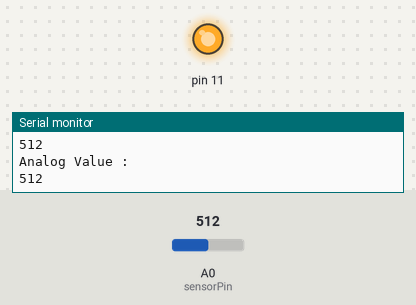
Bench run of a sketch on a simulated Arduino Uno, built with avr-gcc and run on an emulated ATmega328P. On the bench: output pins drawn as LEDs (lit = HIGH), the last lines printed to the serial monitor. The inputs (shaded band) are chosen by the test bench; at power-on: A0 (sensorPin) = 512.

Above: at 2.8 s.
2.9 s: A0 (sensorPin) set to 415
5.6 s: A0 (sensorPin) set to 391
At 7.4 s:
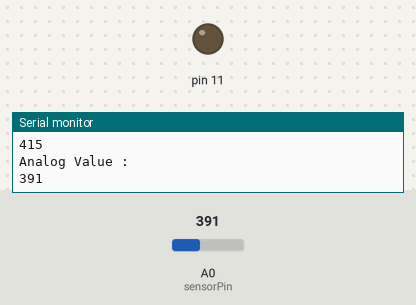
8.3 s: A0 (sensorPin) set to 410
At 10.5 s:
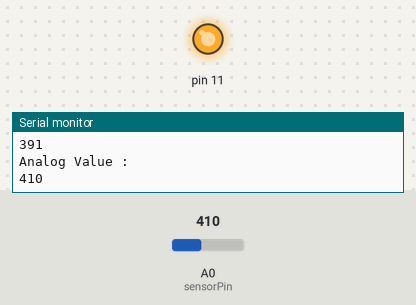
11.5 s: A0 (sensorPin) set to 390
At 13.2 s:
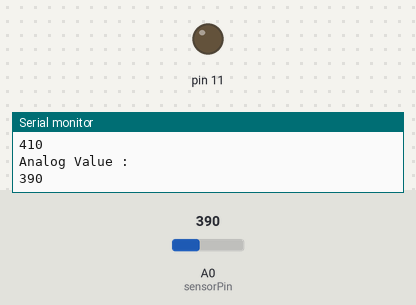
Timing chart, 0 to 14.7 s (numbered marks = the images above; inputs shaded):
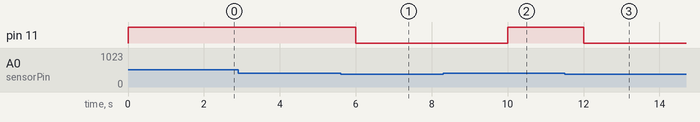

Measured:
- the behaviour switches between 400 and 399 on A0 (sensorPin) (found by bisection; images 0 and 1)
- after the input at 5.6 s, pin 11: HIGH → LOW after 0.40 s
- after the input at 8.3 s, pin 11: LOW → HIGH after 1.7 s
- after the input at 11.5 s, pin 11: HIGH → LOW after 0.50 s

The sketch:

soil_moisture.ino
```cpp
int sensorPin = A0;
int sensorValue;
int limit = 400;
void setup() {
Serial.begin(9600);
pinMode(11, OUTPUT);
}

void loop() {
sensorValue = analogRead(sensorPin);


Serial.println("Analog Value : ");
Serial.println(sensorValue);


if (sensorValue<limit) {
digitalWrite(11, LOW);
}
else {
digitalWrite(11, HIGH);
 }
delay(2000);
}
```
